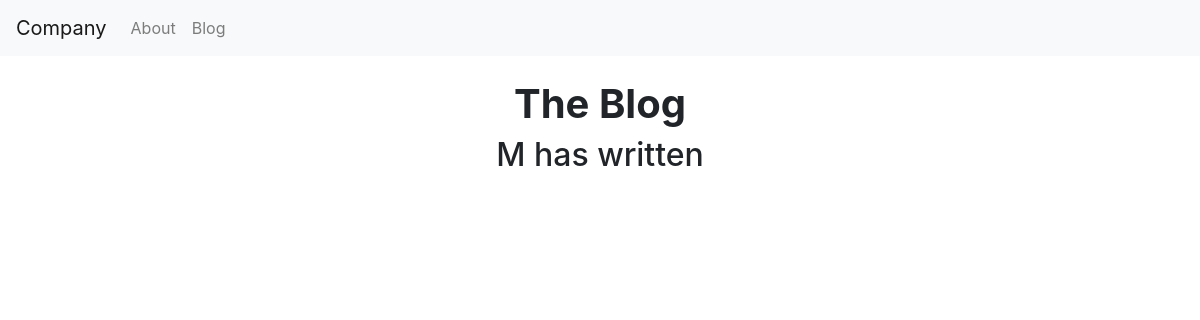
Page /blog/ on the earlier database version.
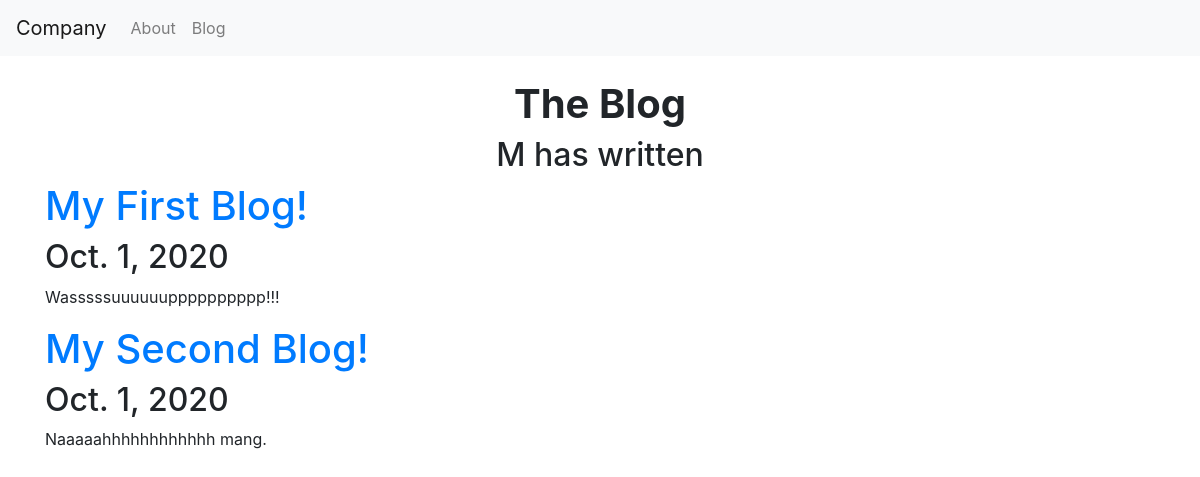
Same page on the later database version.
### blog/models.py (models this page shows)
class Blog(models.Model):
    title = models.CharField(max_length = 3000)
    postDate = models.DateField()
    text = models.TextField()

### blog/views.py (the view)
# urls.py: path('', views.all_blogs, name = 'all_blogs'),
def all_blogs(request):
    blogs = Blog.objects.order_by('-postDate')[:5]
    return render(request, 'blog/all_blogs.html', {'blogs':blogs})

### blog/templates/blog/all_blogs.html (shortened to what this page needs)
<!DOCTYPE html>
<html>
	<head>
		<link rel="stylesheet" href="https://stackpath.bootstrapcdn.com/bootstrap/4.5.2/css/bootstrap.min.css">
	</head>
	<body>
		<nav class="navbar navbar-expand-lg navbar-light bg-light">
			<a class="navbar-brand" href="{% url 'home:index' %}">Company</a>
		  <div class="collapse navbar-collapse" id="navbarNavAltMarkup">
		    <div class="navbar-nav">
		      <a class="nav-link" href="{% url 'about' %}">About</a>
		      <a class="nav-link" href="{% url 'blog:all_blogs' %}">Blog</a>
		    </div>
		  </div>
		</nav><br>
		<div class="container text-center">
			<h1><b>The Blog</b></h1>
			<h2>M has written </h2>
		</div>
		<div class="container">
			{% for blog in blogs %}
			<a href="{% url 'blog:detail' blog.id %}"><h1>{{ blog.title }}</h1></a>
			<h2>{{ blog.postDate }}</h2>
			<p>{{ blog.text }}</p>
			{% endfor %}
		</div>
	</body>
</html>

Differences in the rows shown:
added Blog: title "My First Blog!", postDate "Oct. 1, 2020", text "Wasssssuuuuuupppppppppp!!!"
added Blog: title "My Second Blog!", postDate "Oct. 1, 2020", text "Naaaaahhhhhhhhhhhh mang."
